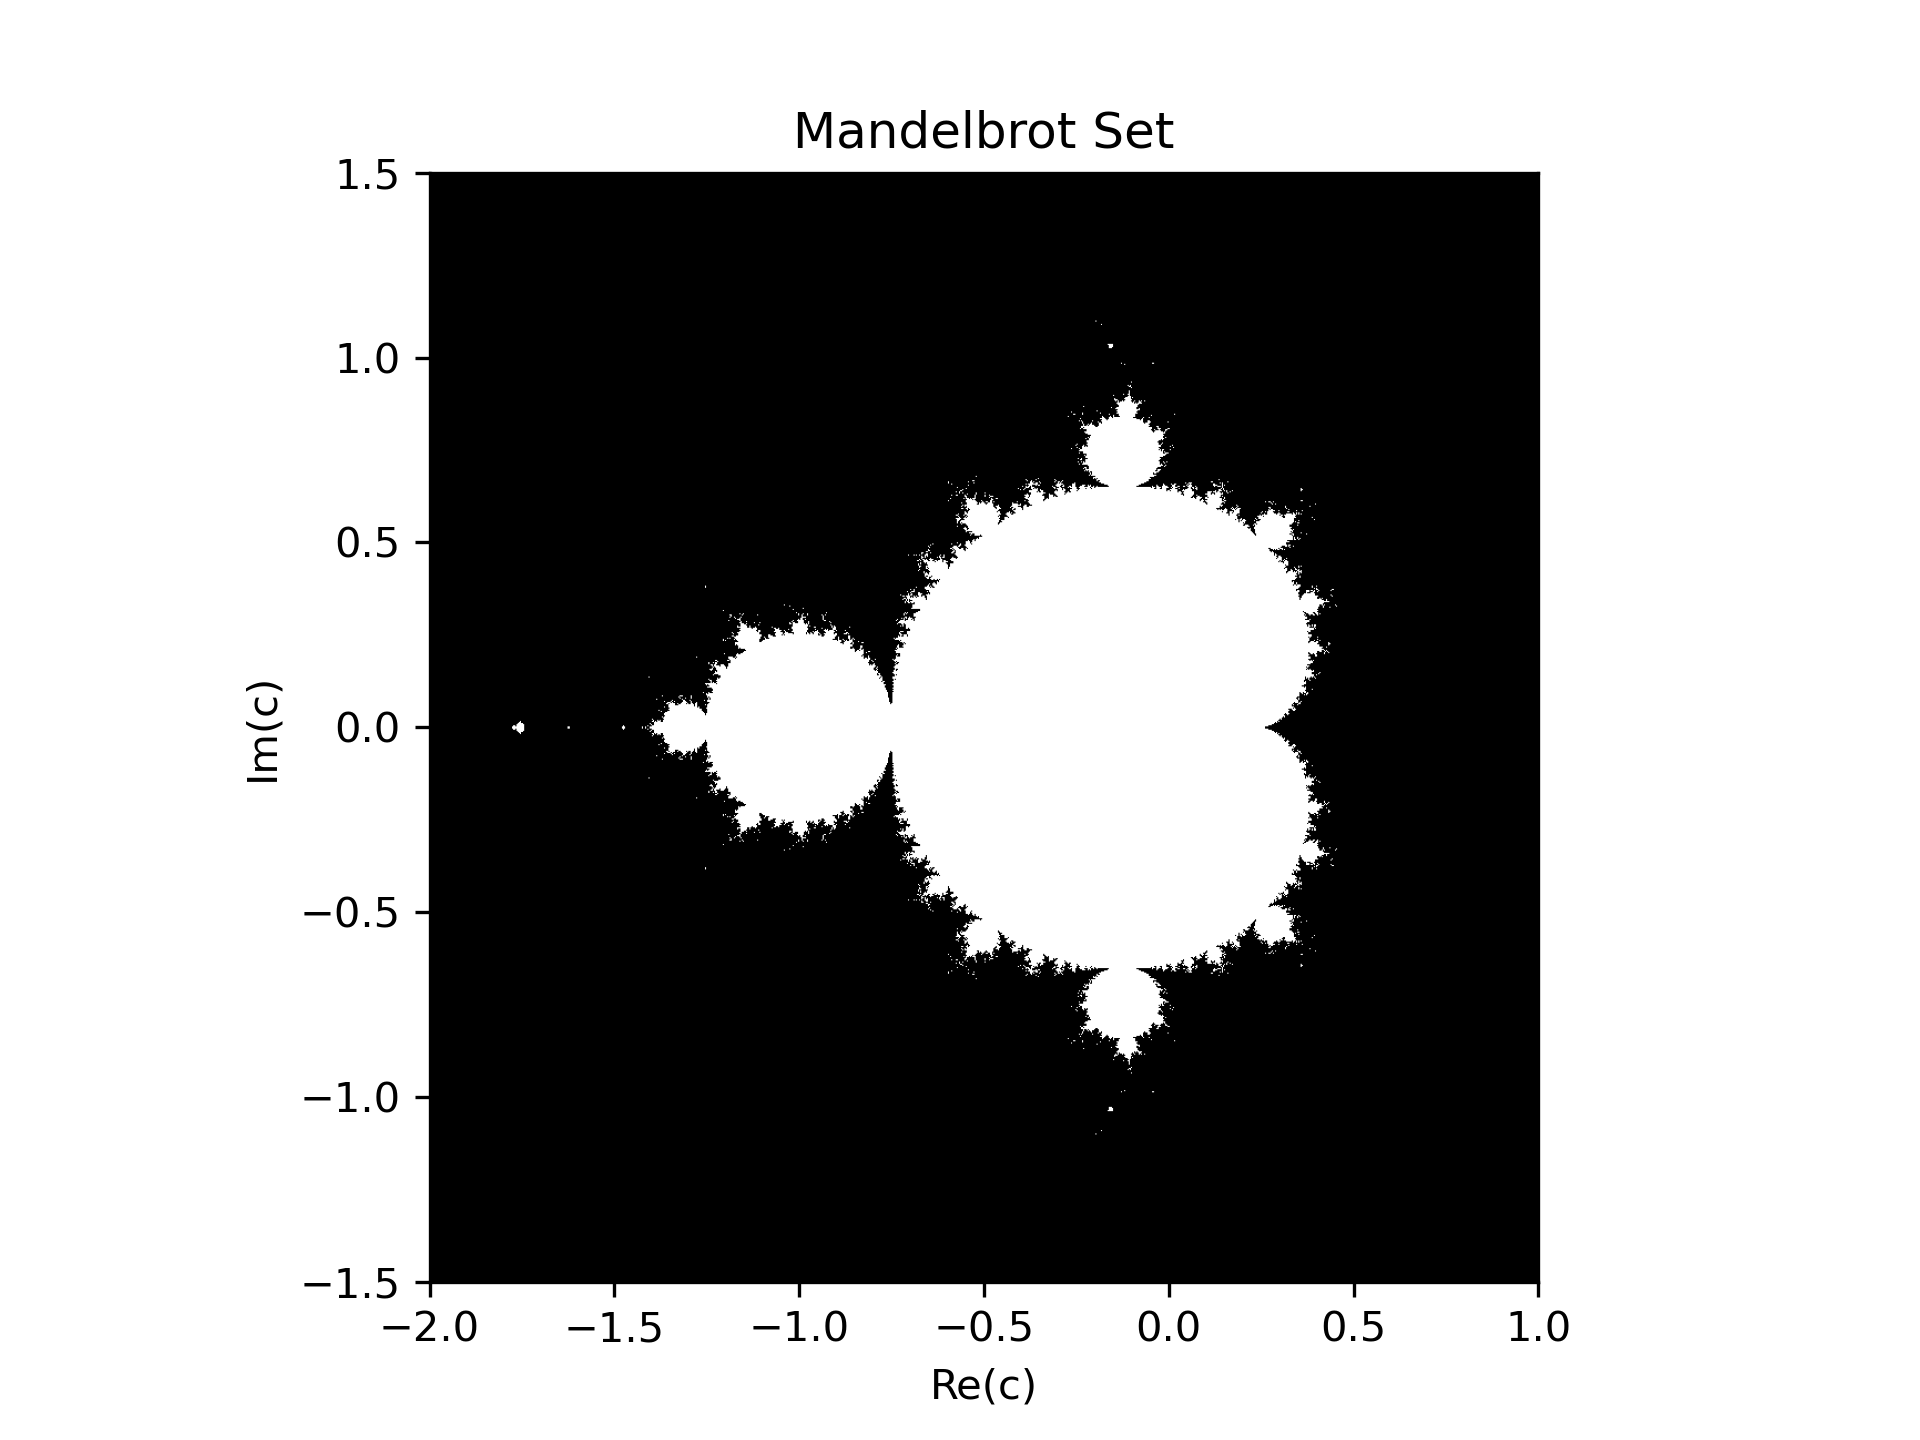

Write the Python code that produced this figure.
import matplotlib.pyplot as plt
import numpy as np

def mandelbrot(xmin, xmax, ymin, ymax, width, height, max_iter, threshold):

    #grid of complex numbers across [xmin, xmax] x [ymin, ymax]
    x, y = np.mgrid[xmin:xmax:width*1j, ymin:ymax:height*1j]
    #complex numbers
    c = x + 1j*y
    #initialize z
    z = np.zeros_like(c)

    #mask to see which points are in the set
    mask = np.ones(c.shape, dtype = bool)

    for i in range (max_iter):
        #keep only diverged points
        z[mask] = z[mask] ** 2 + c[mask]
        #update mask
        mask[np.abs(z) > threshold] = False

    #only return the points in the set through the mask
    return mask


def main():
    #set by the assignment
    width = 1000
    height = 1000
    xmin, xmax = -2.0, 1.0
    ymin, ymax = -1.5, 1.5
    max_iter = 50
    threshold = 100

    mandelbrot_mask = mandelbrot(xmin, xmax, ymin, ymax, width, height, max_iter, threshold)

#from assignment
    plt.imshow(mandelbrot_mask.T, extent=[-2, 1, -1.5, 1.5])
    plt.gray()
    #axis and title
    plt.title("Mandelbrot Set")
    plt.xlabel("Re(c)")
    plt.ylabel("Im(c)")
    plt.savefig("mandelbrot.png", dpi=300)
    plt.show()

#run the above code
if __name__ == "__main__":
    main()